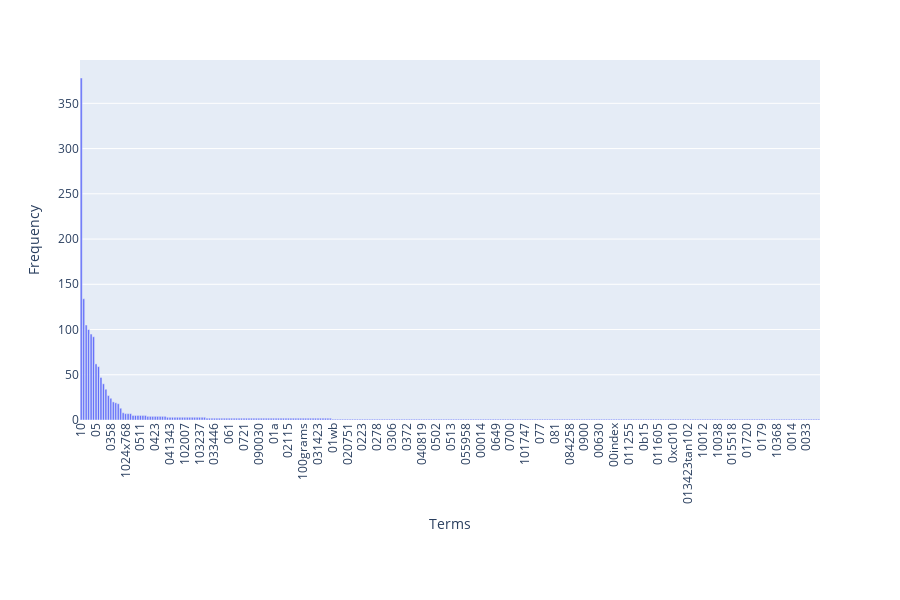

Notebook code for this chart:
### Markdown cell above
### >>> **Exercise 14 (take home):** 
Additionally, you can attempt to sort the terms on the `x-axis` by frequency instead of in alphabetical order. This way the visualization is more meaninfgul and you will be able to observe the so called [long tail](https://en.wikipedia.org/wiki/Long_tail) (get familiar with this term since it will appear a lot in data mining and other statistics courses). see picture below

![alt txt](https://upload.wikimedia.org/wikipedia/commons/thumb/8/8a/Long_tail.svg/1000px-Long_tail.svg.png)

### Code cell
# Answer here
feature_names = count_vect.get_feature_names_out()[:300]
frequencies = term_frequencies[:300]


df = pd.DataFrame({'terms': feature_names,'frequency': frequencies})
df_sorted = df.sort_values(by='frequency', ascending=False) #ascending=False不要按照字母排序


fig = px.bar(df_sorted, 
             x='terms', 
             y='frequency',
             labels={'terms': 'Terms', 'frequency': 'Frequency'},
             height=600)

fig.update_layout(
    xaxis_tickangle=-90,
    xaxis_title="Terms",
    yaxis_title="Frequency",
    showlegend=False,
    margin=dict(b=180)  
)

### Figure 1 — Plotly figure (JSON) as saved in the notebook; plotly's stock layout.template omitted (floating-point values rounded to 4 significant figures; data arrays with more than 128 entries replaced by an {"elided": "..."} marker saying what was removed)
{"data": [{"hovertemplate": "Terms=%{x}<br>Frequency=%{y}<extra></extra>", "legendgroup": "", "marker": {"color": "#636efa", "pattern": {"shape": ""}}, "name": "", "orientation": "v", "showlegend": false, "textposition": "auto", "type": "bar", "x": {"elided": "300 str values"}, "xaxis": "x", "y": {"elided": "300 int values"}, "yaxis": "y"}], "layout": {"barmode": "relative", "height": 600, "legend": {"tracegroupgap": 0}, "margin": {"b": 180, "t": 60}, "showlegend": false, "xaxis": {"anchor": "y", "domain": [0, 1], "tickangle": -90, "title": {"text": "Terms"}}, "yaxis": {"anchor": "x", "domain": [0, 1], "title": {"text": "Frequency"}}}}
